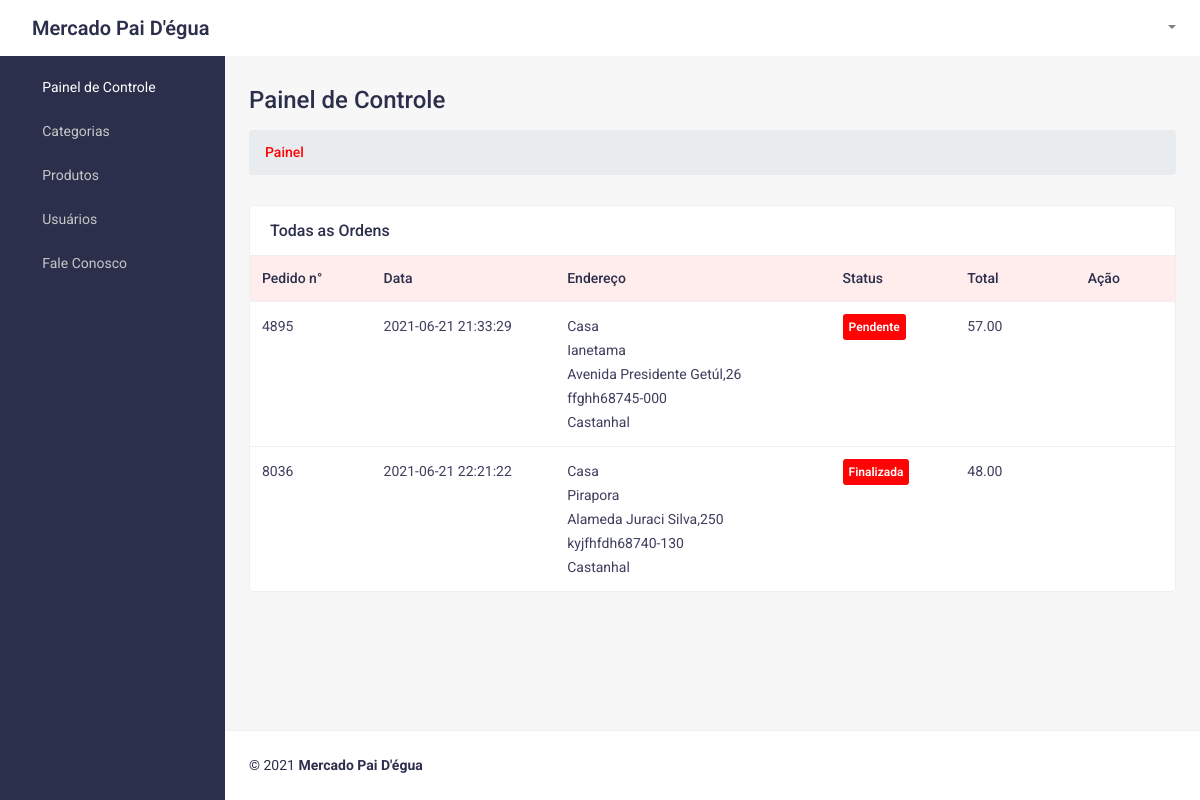
The page /HTML/admin/index.php (signed in) on the database its author committed.
### tables this page shows
CREATE TABLE `pedidos` (
  `id` int(11) NOT NULL,
  `pedido_id` int(11) DEFAULT NULL,
  `produto_id` int(11) DEFAULT NULL,
  `cliente_id` varchar(17) DEFAULT NULL,
  `quantidade` int(11) DEFAULT NULL,
  `data_pedido` timestamp NOT NULL DEFAULT current_timestamp(),
  `total_produtos` int(11) DEFAULT NULL,
  `valor_pedido` float(11,2) DEFAULT NULL,
  `valor_total_pro` float(11,2) DEFAULT NULL,
  `metodo_pagamento` varchar(25) DEFAULT NULL,
  `ped_status` varchar(25) DEFAULT NULL,
  `valor_total_desconto` float DEFAULT NULL,
  `valor_frete` float DEFAULT NULL,
  `valor_sem_desconto` float DEFAULT NULL,
  `data_entrega` date DEFAULT NULL,
  `id_endereco` int(11) DEFAULT NULL,
  `hora_entrega` varchar(25) DEFAULT NULL
);

CREATE TABLE `endereco` (
  `id` int(11) NOT NULL,
  `id_telefone` varchar(17) NOT NULL,
  `cep` varchar(10) DEFAULT NULL,
  `cidade` varchar(15) DEFAULT NULL,
  `rua` varchar(25) DEFAULT NULL,
  `bairro` varchar(15) DEFAULT NULL,
  `numero` int(5) DEFAULT NULL,
  `complemento` varchar(20) DEFAULT NULL,
  `tipo` varchar(10) DEFAULT NULL
);

### HTML/Admin/php/dados_pedidos.php (called while the page is built, shortened)
<?php
		include('conexao.php');
		$select_cli = "SELECT * FROM pedidos GROUP BY pedido_id ";
		$array_cli = mysqli_query($conexao,$select_cli);
		while($r_cliw = mysqli_fetch_array($array_cli)){
			$r_cli[] = $r_cliw;
	}
?>

### HTML/Admin/index.php (the view, shortened to what this page needs)
<?php
include('php/dados_pedidos.php');
?>
<!DOCTYPE html>
<html lang="en">
<head>
	<link href="css/styles.css" rel="stylesheet">
	<link href="css/admin-style.css" rel="stylesheet">
	<link href="vendor/bootstrap/css/bootstrap.min.css" rel="stylesheet">
	<link href="vendor/fontawesome-free/css/all.min.css" rel="stylesheet">
</head>
    <body class="sb-nav-fixed">
        <nav class="sb-topnav navbar navbar-expand navbar-light bg-clr">
            <a class="navbar-brand logo-brand" href="index.php">Mercado Pai D'égua</a>
			<button class="btn btn-link btn-sm order-1 order-lg-0" id="sidebarToggle" href="#"><i class="fas fa-bars"></i></button>
            <ul class="navbar-nav ml-auto mr-md-0">
                <li class="nav-item dropdown">
                    <a class="nav-link dropdown-toggle" id="userDropdown" href="#" role="button" data-toggle="dropdown" aria-haspopup="true" aria-expanded="false"><i class="fas fa-user fa-fw"></i></a>
                </li>
            </ul>
        </nav>
        <div id="layoutSidenav">
            <div id="layoutSidenav_nav">
                <nav class="sb-sidenav accordion sb-sidenav-dark" id="sidenavAccordion">
                    <div class="sb-sidenav-menu">
                        <div class="nav">
                            <a class="nav-link active" href="index.php">
								<div class="sb-nav-link-icon"><i class="fas fa-tachometer-alt"></i></div>
                                Painel de Controle
							</a>
							<a class="nav-link collapsed" href="#" data-toggle="collapse" data-target="#collapseCategories" aria-expanded="false" aria-controls="collapseCategories">
								<div class="sb-nav-link-icon"><i class="fas fa-list"></i></div>
                                Categorias
                                <div class="sb-sidenav-collapse-arrow"><i class="fas fa-angle-down"></i></div>
							</a>
							<a class="nav-link collapsed" href="#" data-toggle="collapse" data-target="#collapseProducts" aria-expanded="false" aria-controls="collapseProducts">
								<div class="sb-nav-link-icon"><i class="fas fa-box"></i></div>
                                Produtos
                                <div class="sb-sidenav-collapse-arrow"><i class="fas fa-angle-down"></i></div>
							</a>
							<a class="nav-link" href="customers.php">
								<div class="sb-nav-link-icon"><i class="fas fa-users"></i></div>
                                Usuários
							</a>
							<a class="nav-link" href="mensagens.php">
								<div class="sb-nav-link-icon"><i class="fas fa-envelope"></i></div>
								Fale Conosco
							</a>
                        </div>
                    </div>
                </nav>
            </div>
            <div id="layoutSidenav_content">
                <main>
                    <div class="container-fluid">
                        <h2 class="mt-30 page-title">Painel de Controle</h2>
                        <ol class="breadcrumb mb-30">
                            <li class="breadcrumb-item active">Painel</li>
                        </ol>
						<div class="row justify-content-between">
							<div class="col-lg-12 col-md-12">
								<div class="card card-static-2 mb-30">
									<div class="card-title-2">
										<h4>Todas as Ordens</h4>
									</div>
									<div class="card-body-table">
										<div class="table-responsive">
											<table class="table ucp-table table-hover">
												<thead>
													<tr>
														<th style="width:130px">Pedido n°</th>
														<th style="width:200px">Data</th>
														<th style="width:300px">Endereço</th>
														<th style="width:130px">Status</th>
														<th style="width:130px">Total</th>
														<th style="width:100px">Ação</th>
													</tr>
												</thead>
												<tbody>
												<?php
												if(isset($r_cli))
												{
												foreach($r_cli as $key => $r_orders)
												{
												?>
													<tr>
														<td><?php echo $r_orders['pedido_id'] ?></td>
														<?php
														$id_end_p = $r_orders['id_endereco'];
														$select_view_end ="SELECT * FROM endereco WHERE id='$id_end_p'";
														$array_view_end = mysqli_query($conexao,$select_view_end);
														$r_view_end = mysqli_fetch_array($array_view_end);
														?>
														<td>
															<span class="delivery-time"><?php echo $r_orders['data_pedido']?></span>
														</td>
														<td> <?php  echo $r_view_end['tipo'],"<br>", $r_view_end['bairro'],"<br>",$r_view_end['rua'],",",$r_view_end['numero'],"<br>",$r_view_end['complemento'],	$r_view_end['cep'],"<br>",	$r_view_end['cidade']; ?> </td>
														<td>
															<span class="badge-item badge-status"><?php echo $r_orders['ped_status'] ?></span>
														</td>
														<td><?php echo $r_orders['valor_total_pro'] ?></td>
														<td class="action-btns">
															<a href="order_view.php?pedido_id=<?php echo $r_orders['pedido_id'] ?>" class="views-btn"><i class="fas fa-eye"></i></a>
															<a href="order_edit.php?pedido_id=<?php echo $r_orders['pedido_id'] ?>" class="edit-btn"><i class="fas fa-edit"></i></a>
														</td>
													</tr>
													<?php
															};
														};
													?>
												</tbody>
											</table>
										</div>
									</div>
								</div>
							</div>
                        </div>
                        </div>
                </main>
                <footer class="py-4 bg-footer mt-auto">
                    <div class="container-fluid">
                        <div class="d-flex align-items-center justify-content-between small">
                            <div class="text-muted-1">© 2021 <b>Mercado Pai D'égua</b> <a href="#"></a></div>
                        </div>
                    </div>
                </footer>
            </div>
        </div>
    </body>
</html>

### HTML/Admin/css/styles.css (style rules this page uses)
*, *::before, *::after { box-sizing: border-box; }
html { font-family: 'Roboto', sans-serif !important; line-height: 1.15; -webkit-text-size-adjust: 100%; -webkit-tap-highlight-color: rgba(0, 0, 0, 0); }
article, aside, figcaption, figure, footer, header, hgroup, main, nav, section { display: block; }
body { margin: 0; font-family: 'Roboto', sans-serif !important; font-size: 1rem; font-weight: 400; line-height: 1.5; color: #2b2f4c; text-align: left; background-color: #f7f7f7; }
h1, h2, h3, h4, h5, h6 { margin-top: 0; margin-bottom: 0.5rem; }
ol, ul, dl { margin-top: 0; margin-bottom: 1rem; }
b, strong { font-weight: bolder; }
a { color: #007bff; text-decoration: none; background-color: transparent; }
table { border-collapse: collapse; }
button { outline: none; box-shadow: inset 0px 0px 0px rgba(0, 0, 0, 0.1) !important; }
th { text-align: inherit; }
h1, h2, h3, h4, h5, h6, .h1, .h2, .h3, .h4, .h5, .h6 { margin-bottom: 0.5rem; font-weight: 500; line-height: 1.2; }
h2, .h2 { font-size: 2rem; }
h4, .h4 { font-size: 1.5rem; }
small, .small { font-size: 80%; font-weight: 400; }
html, body { height: 100%; }
.container, .container-fluid, .container-sm, .container-md, .container-lg, .container-xl { padding-left: 1.5rem; padding-right: 1.5rem; }
#layoutSidenav { display: flex; }
#layoutSidenav #layoutSidenav_nav { flex-basis: 225px; flex-shrink: 0; transition: transform 0.15s ease-in-out; z-index: 1038; transform: translateX(-225px); }
#layoutSidenav #layoutSidenav_content { position: relative; display: flex; flex-direction: column; justify-content: space-between; min-width: 0; flex-grow: 1; min-height: calc(100vh - 56px); margin-left: -225px; }
@media (min-width: 992px) { #layoutSidenav #layoutSidenav_nav { transform: translateX(0); } }
@media (min-width: 992px) { #layoutSidenav #layoutSidenav_content { margin-left: 0; transition: margin 0.15s ease-in-out; } }
.sb-nav-fixed .sb-topnav { z-index: 1039; }
.sb-nav-fixed #layoutSidenav #layoutSidenav_nav { width: 225px; height: 100vh; z-index: 1038; }
.sb-nav-fixed #layoutSidenav #layoutSidenav_nav .sb-sidenav { padding-top: 56px; }
.sb-nav-fixed #layoutSidenav #layoutSidenav_nav .sb-sidenav .sb-sidenav-menu { overflow-y: auto; padding-top: 10px; }
.sb-nav-fixed #layoutSidenav #layoutSidenav_content { padding-left: 225px; top: 56px; background-color: #f7f7f7 !important; }
.nav .nav-link .sb-nav-link-icon, .sb-sidenav-menu .nav-link .sb-nav-link-icon { margin-right: 0.5rem; }
.sb-topnav { padding-left: 0; height: 56px; z-index: 1039; }
.sb-topnav .navbar-brand { width: 225px; padding-left: 1rem; padding-right: 1rem; margin: 0; }
.sb-topnav.navbar-light #sidebarToggle { color: #2b2f4c; }
.sb-sidenav { display: flex; flex-direction: column; height: 100%; flex-wrap: nowrap; }
.sb-sidenav .sb-sidenav-menu { flex-grow: 1; }
.sb-sidenav .sb-sidenav-menu .nav { flex-direction: column; flex-wrap: nowrap; }
.sb-sidenav .sb-sidenav-menu .nav .nav-link { display: flex; align-items: center; padding-top: 0.70rem; padding-bottom: 0.70rem; font-weight: 400; font-size: 14px; position: relative; }
.sb-sidenav .sb-sidenav-menu .nav .nav-link .sb-nav-link-icon { font-size: 0.9rem; }
.sb-sidenav .sb-sidenav-menu .nav .nav-link .sb-sidenav-collapse-arrow { display: inline-block; margin-left: auto; transition: transform 0.15s ease; }
.sb-sidenav .sb-sidenav-menu .nav .nav-link.collapsed .sb-sidenav-collapse-arrow { transform: rotate(-90deg); }
.sb-sidenav-dark { background-color: #2b2f4c; color: rgba(255, 255, 255, 0.5); }
.sb-sidenav-dark .sb-sidenav-menu .nav-link { color: #c7c7c7; }
.sb-sidenav-dark .sb-sidenav-menu .nav-link .sb-nav-link-icon { color: #c7c7c7; margin-right: 15px; }
.sb-sidenav-dark .sb-sidenav-menu .nav-link .sb-sidenav-collapse-arrow { color: #c7c7c7; }
.sb-sidenav-dark .sb-sidenav-menu .nav-link.active { color: #fff; }
.sb-sidenav-dark .sb-sidenav-menu .nav-link.active .sb-nav-link-icon { color: #fff; }

### rows shown on the page
pedidos: pedido "4895", data_pedido "2021-06-21 21:33:29", id_endereco.tipo "Casa", id_endereco.bairro "Ianetama", id_endereco.rua "Avenida Presidente Getúl", id_endereco.numero "26", id_endereco.complemento "ffghh", id_endereco.cep "68745-000", id_endereco.cidade "Castanhal", ped_status "Pendente", valor_total_pro "57.00"
pedidos: pedido "8036", data_pedido "2021-06-21 22:21:22", id_endereco.tipo "Casa", id_endereco.bairro "Pirapora", id_endereco.rua "Alameda Juraci Silva", id_endereco.numero "250", id_endereco.complemento "kyjfhfdh", id_endereco.cep "68740-130", id_endereco.cidade "Castanhal", ped_status "Finalizada", valor_total_pro "48.00"
